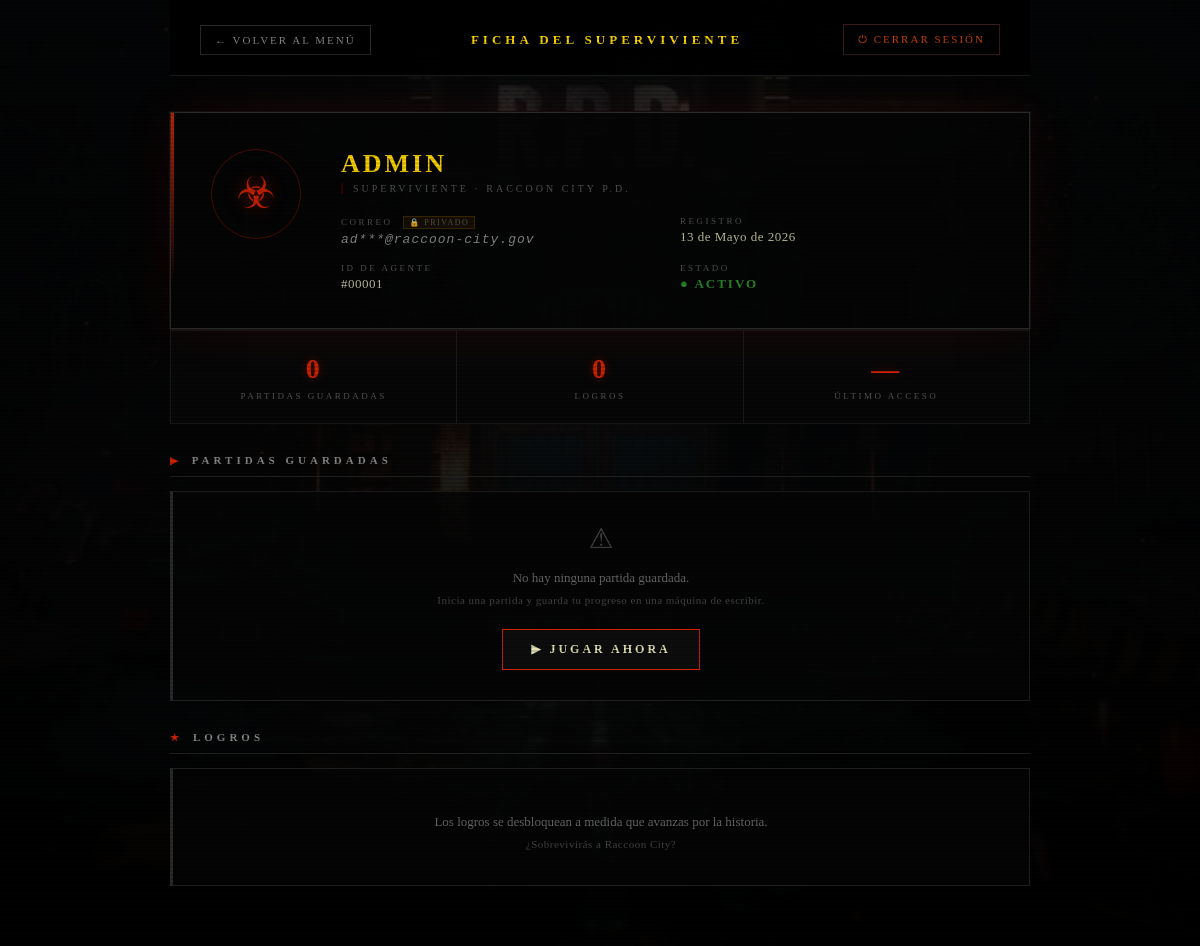
/pages/perfil.php (signed in), run on an earlier commit of the app's database.
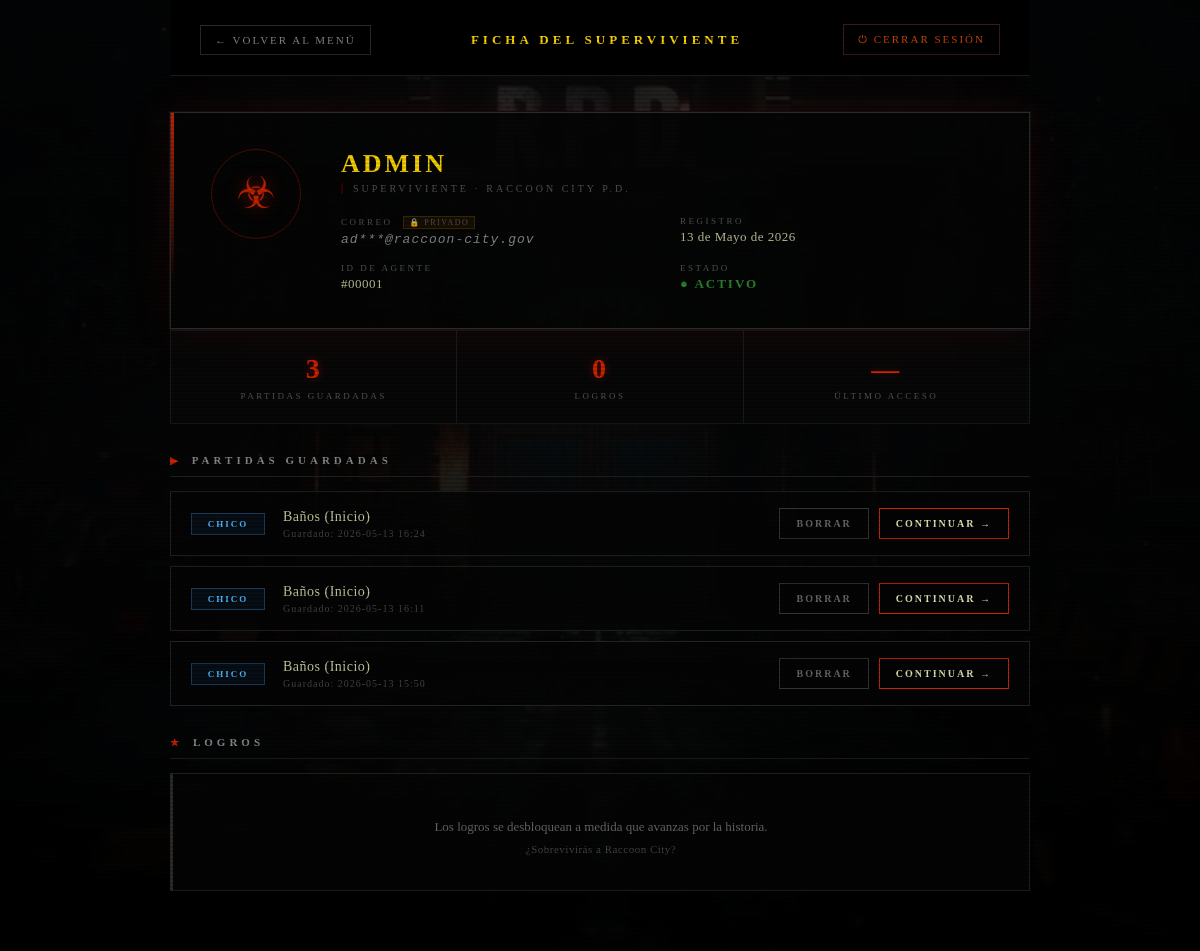
And on a later commit of the database.
### tables this page shows
CREATE TABLE usuarios (
    id_usuario INTEGER PRIMARY KEY AUTOINCREMENT,
    nombre TEXT UNIQUE NOT NULL,
    email TEXT UNIQUE NOT NULL,
    password TEXT NOT NULL,
    rol TEXT DEFAULT 'jugador',
    zombies_visibles INTEGER DEFAULT 1,
    fecha_registro DATETIME DEFAULT CURRENT_TIMESTAMP
);

CREATE TABLE partida (
    id_partida INTEGER PRIMARY KEY AUTOINCREMENT,
    id_usuario INTEGER NOT NULL,
    ruta TEXT NOT NULL, -- 'chico' o 'chica'
    sala_actual TEXT NOT NULL,
    slot_numero INTEGER DEFAULT 0, -- 0 para partida rápida/actual, 1-3 para slots fijos
    fecha_guardado DATETIME DEFAULT CURRENT_TIMESTAMP,
    FOREIGN KEY(id_usuario) REFERENCES usuarios(id_usuario)
);

CREATE TABLE catalogo_salas (
    id_sala TEXT PRIMARY KEY, 
    nombre_visual TEXT NOT NULL, 
    descripcion TEXT, 
    capitulo INTEGER DEFAULT 1,
    -- Conexiones (esto se puede manejar aquí o en una tabla aparte)
    norte TEXT, 
    sur TEXT,
    este TEXT,
    oeste TEXT,
    imagen_url TEXT DEFAULT NULL 
);

### pages/perfil.php (the view, shortened to what this page needs)
<?php
require_once __DIR__ . '/../includes/conexion.php';
$usuarioId = (int) $_SESSION['usuario_id'];
$usuarioNombre = htmlspecialchars($_SESSION['usuario_nombre'] ?? '');
$usuarioEmail = htmlspecialchars($_SESSION['usuario_email'] ?? '');
try {
    $stmt = $pdo->prepare("
        SELECT id_usuario, nombre, email, fecha_registro
        FROM   usuarios
        WHERE  id_usuario = :id
        LIMIT  1
    ");
    $stmt->execute([':id' => $usuarioId]);
    $usuario = $stmt->fetch();
} catch (PDOException $e) {
    $usuario = null;
}
$partidas = [];
try {
    $stmt = $pdo->prepare("
        SELECT p.id_partida, p.ruta, p.sala_actual, p.fecha_guardado, p.slot_numero,
               s.nombre_visual AS nombre_sala
        FROM   partida p
        LEFT JOIN catalogo_salas s ON s.id_sala = p.sala_actual
        WHERE  p.id_usuario = :id
          AND  p.slot_numero IS NOT NULL
        ORDER BY p.fecha_guardado DESC
    ");
    $stmt->execute([':id' => $usuarioId]);
    $partidas = $stmt->fetchAll();
} catch (PDOException $e) {
    $partidas = [];
}
$fechaRegistro = 'Desconocida';
if ($usuario && !empty($usuario['fecha_registro'])) {
    $dt = new DateTime($usuario['fecha_registro']);
    $meses = [
        'Enero',
        'Febrero',
        'Marzo',
        'Abril',
        'Mayo',
        'Junio',
        'Julio',
        'Agosto',
        'Septiembre',
        'Octubre',
        'Noviembre',
        'Diciembre'
    ];
    $fechaRegistro = $dt->format('d') . ' de ' . $meses[(int) $dt->format('n') - 1] . ' de ' . $dt->format('Y');
}
function enmascararEmail(string $email): string
{
    $partes = explode('@', $email, 2);
    $local = $partes[0];
    $dominio = $partes[1];
    $visibles = mb_strlen($local) <= 3 ? 1 : 2;
    $inicio = htmlspecialchars(mb_substr($local, 0, $visibles));
    return $inicio . '***@' . htmlspecialchars($dominio);
}
$emailMasked = enmascararEmail($usuario['email'] ?? $usuarioEmail);
?>
<!DOCTYPE html>
<html lang="es">
<head>
    <link rel="stylesheet" href="../styles/style.css">
    <link rel="stylesheet" href="../styles/auth.css">
    <link rel="stylesheet" href="../styles/perfil.css">
</head>
<body>
    <div class="perfil-wrapper">
        <header class="perfil-header">
            <a href="../index.php" class="perfil-volver" id="btn-volver-inicio">
                ← VOLVER AL MENÚ
            </a>
            <h1 class="perfil-titulo">FICHA DEL SUPERVIVIENTE</h1>
            <a href="../sessions/logout.php" class="perfil-logout" id="btn-cerrar-sesion">
                ⏻ CERRAR SESIÓN
            </a>
        </header>
        <section class="perfil-id-card" aria-label="Datos de identidad">
            <div class="perfil-avatar" aria-hidden="true">
                <span class="perfil-avatar-icono">☣</span>
                <div class="perfil-avatar-ring"></div>
            </div>
            <div class="perfil-datos">
                <div class="perfil-nombre"><?= $usuarioNombre ?></div>
                <div class="perfil-rango">SUPERVIVIENTE · RACCOON CITY P.D.</div>
                <div class="perfil-grid-info">
                    <div class="perfil-info-bloque">
                        <span class="perfil-info-label">CORREO
                            <span class="perfil-privado-tag" title="Tu correo real está protegido">🔒 PRIVADO</span>
                        </span>
                        <span class="perfil-info-valor perfil-email-masked"><?= $emailMasked ?></span>
                    </div>
                    <div class="perfil-info-bloque">
                        <span class="perfil-info-label">REGISTRO</span>
                        <span class="perfil-info-valor"><?= $fechaRegistro ?></span>
                    </div>
                    <div class="perfil-info-bloque">
                        <span class="perfil-info-label">ID DE AGENTE</span>
                        <span class="perfil-info-valor">#<?= str_pad($usuarioId, 5, '0', STR_PAD_LEFT) ?></span>
                    </div>
                    <div class="perfil-info-bloque">
                        <span class="perfil-info-label">ESTADO</span>
                        <span class="perfil-info-valor perfil-estado-activo">● ACTIVO</span>
                    </div>
                </div>
            </div>
        </section>
        <section class="perfil-stats" aria-label="Estadísticas">
            <div class="stat-bloque">
                <span class="stat-valor"><?= count($partidas) ?></span>
                <span class="stat-label">PARTIDAS GUARDADAS</span>
            </div>
            <div class="stat-bloque">
                <span class="stat-valor">0</span>
                <span class="stat-label">LOGROS</span>
            </div>
            <div class="stat-bloque">
                <span class="stat-valor">—</span>
                <span class="stat-label">ÚLTIMO ACCESO</span>
            </div>
        </section>
        <section class="perfil-seccion" aria-label="Partidas guardadas">
            <h2 class="perfil-seccion-titulo">
                <span class="icono-seccion">▶</span>
                PARTIDAS GUARDADAS
            </h2>
            <?php if (empty($partidas)): ?>
                <div class="perfil-vacio">
                    <span class="perfil-vacio-icono">⚠</span>
                    <p>No hay ninguna partida guardada.<br>
                        <span class="perfil-vacio-sub">Inicia una partida y guarda tu progreso en una máquina de
                            escribir.</span>
                    </p>
                    <a href="../index.php" class="perfil-btn-jugar" id="btn-ir-a-jugar">▶ JUGAR AHORA</a>
                </div>
            <?php else: ?>
                <div class="partidas-lista">
                    <?php foreach ($partidas as $partida): ?>
                        <div class="partida-card">
                            <div class="partida-ruta-badge partida-ruta-<?= htmlspecialchars($partida['ruta']) ?>">
                                <?= strtoupper(htmlspecialchars($partida['ruta'])) ?>
                            </div>
                            <div class="partida-info">
                                <div class="partida-sala">
                                    <?= htmlspecialchars($partida['nombre_sala'] ?? $partida['sala_actual']) ?>
                                </div>
                                <div class="partida-fecha">
                                    Guardado: <?= htmlspecialchars(substr($partida['fecha_guardado'], 0, 16)) ?>
                                </div>
                            </div>
                            <div style="display: flex; gap: 10px;">
                                <a href="perfil.php?borrar_partida=<?= (int) $partida['id_partida'] ?>"
                                    class="partida-btn-borrar"
                                    onclick="return confirm('¿Estás seguro de que deseas borrar esta partida? Esta acción no se puede deshacer.');">
                                    BORRAR
                                </a>
                                <a href="juego.php?partida=<?= (int) $partida['id_partida'] ?>" class="partida-btn-continuar"
                                    id="btn-continuar-<?= (int) $partida['id_partida'] ?>">
                                    CONTINUAR →
                                </a>
                            </div>
                        </div>
                    <?php endforeach; ?>
                </div>
            <?php endif; ?>
        </section>
        <section class="perfil-seccion" aria-label="Logros">
            <h2 class="perfil-seccion-titulo">
                <span class="icono-seccion">★</span>
                LOGROS
            </h2>
            <div class="perfil-vacio">
                <p>Los logros se desbloquean a medida que avanzas por la historia.<br>
                    <span class="perfil-vacio-sub">¿Sobrevivirás a Raccoon City?</span>
                </p>
            </div>
        </section>
    </div>
</body>
</html>

### styles/style.css (style rules this page uses)
body { margin: 0; padding: 0; height: 100vh; background-color: #000; background-image: linear-gradient(rgba(0, 0, 0, 0.6), rgba(0, 0, 0, 0.9)), url("../img/comisaria.png"); background-size: cover; background-position: center; color: #e2e2b6; font-family: "Times New Roman", serif; overflow: hidden; position: relative; }

What changed in the data, as far as the page shows it:
added partida: ruta "CHICO", catalogo_salas.nombre_visual "Baños (Inicio)", fecha_guardado "2026-05-13 16:24"
added partida: ruta "CHICO", catalogo_salas.nombre_visual "Baños (Inicio)", fecha_guardado "2026-05-13 16:11"
added partida: ruta "CHICO", catalogo_salas.nombre_visual "Baños (Inicio)", fecha_guardado "2026-05-13 15:50"
Also different on the page:
count($partidas): "0" → "3"
text no longer shown: "⚠ No hay ninguna partida guardada. Inicia una partida y guarda tu progreso en una máquina de escribir. ▶ JUGAR AHORA"
